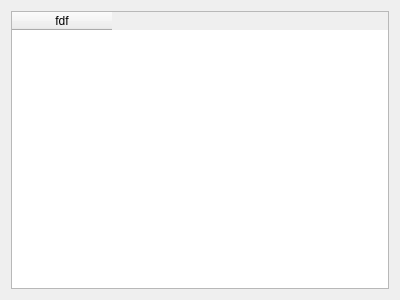
<?xml version="1.0" encoding="UTF-8"?>
<ui version="4.0">
 <class>Dialog</class>
 <widget class="QDialog" name="Dialog">
  <property name="geometry">
   <rect>
    <x>0</x>
    <y>0</y>
    <width>400</width>
    <height>300</height>
   </rect>
  </property>
  <property name="windowTitle">
   <string>Dialog</string>
  </property>
  <layout class="QHBoxLayout" name="horizontalLayout">
   <item>
    <widget class="QTableWidget" name="tableWidget">
     <column>
      <property name="text">
       <string>fdf</string>
      </property>
     </column>
    </widget>
   </item>
  </layout>
 </widget>
 <resources/>
 <connections/>
</ui>
